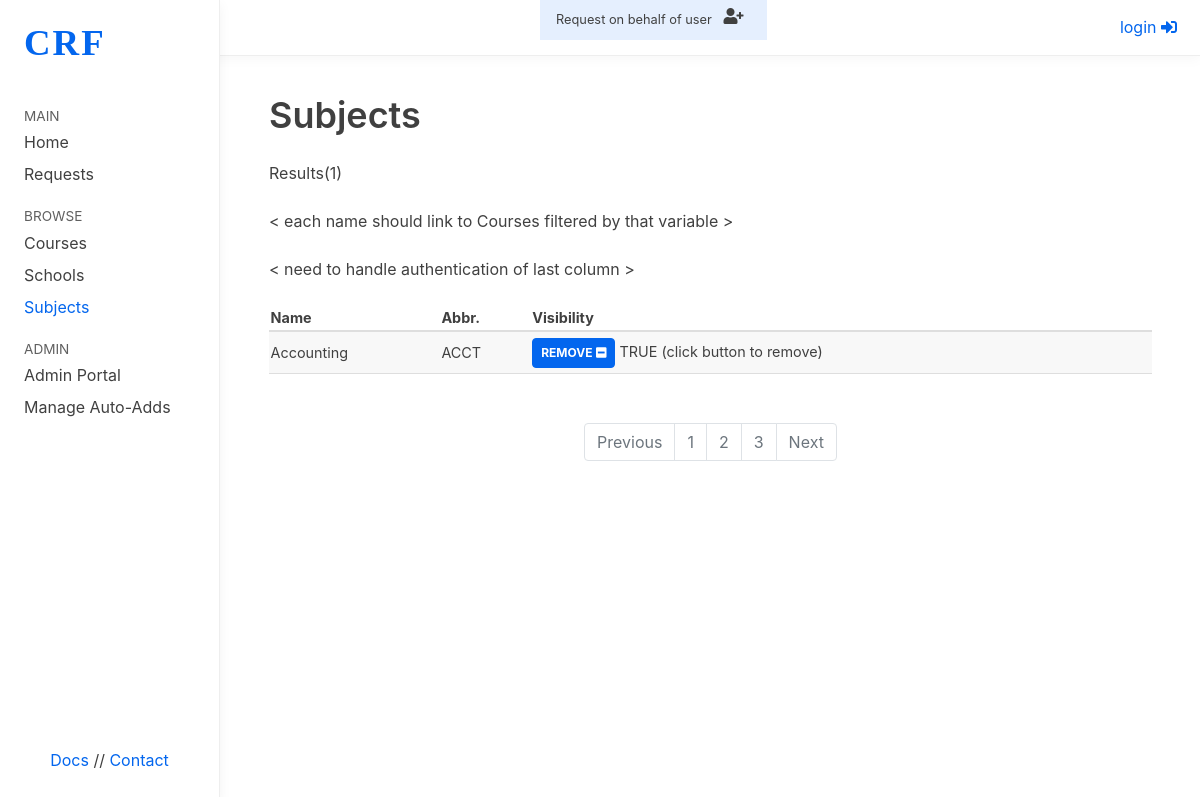
Before: /subjects/ with the older database file.
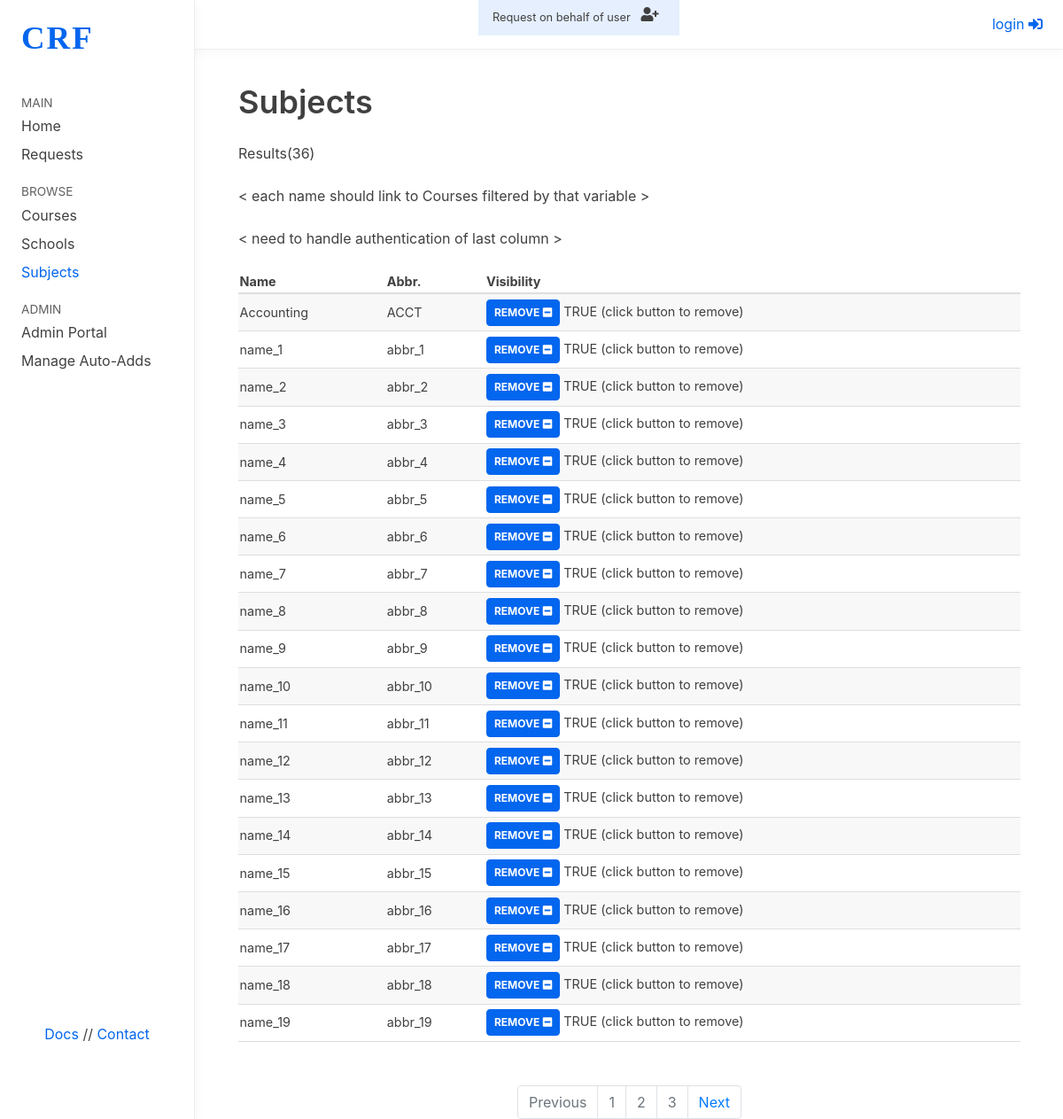
After: the same page with the newer database file.
### course/models.py (models this page shows, shortened)
class Subject(models.Model):
    name = models.CharField(max_length=50, unique=True)
    abbreviation = models.CharField(max_length=10,unique=True)
    visible = models.BooleanField(default=True)

### course/views.py (the view)
# urls.py: path('subjects/', views.SubjectViewSet.as_view({'get':'list'},renderer_classes=[renderers.TemplateHTMLRenderer]), name='UI-subject-list'),
class SubjectViewSet(viewsets.ModelViewSet):
    queryset = Subject.objects.all()
    serializer_class = SubjectSerializer
    def list(self, request, *args, **kwargs):
        print("ohhhhhhhhh")
        response = super(SubjectViewSet, self).list(request, *args, **kwargs)
        if request.accepted_renderer.format == 'html':
            print("SubjectViewSet HTML-UI")
            num_pages = -(-response.data['count']//10) # this should get 10 from settings.py
            response.data.update({'total_pages': num_pages})
            print("bye george(UI-subject-list)!\n",response.data)
            return Response({'data': response.data}, template_name='subjects_list.html')
        return response

### course/templates/subjects_list.html (shortened to what this page needs)
{% extends "base_generic.html" %}
{% block subjects %}active{% endblock %}
{% block content %}
<div class="medium-container">
  <h1> Subjects</h1>
  <p> Results({{ data.count }}) </p>
  <p> &lt each name should link to Courses filtered by that variable &gt </p>
<p> &lt need to handle authentication of last column &gt </p>
    <table class="striped-table">
      <thead>
        <tr>
          <th>Name</th>
          <th>Abbr.</th>
          <th>Visibility</th>
        </tr>
      </thead>
      <tbody>
        {% for request in data.results %}
        <tr>
          <td>{{request.name}}</td>
          <td>{{request.abbreviation}}</td>
          <td>
            <form action="/api/subjects/1/" data-method="PUT" enctype="multipart/form-data"  novalidate="">
                {% if request.visible == True %}
                <button type="submit" class="button" > <b>REMOVE</b> <i class="fas fa-minus-square"></i></button>
              TRUE (click button to remove)
                {% else %}
                <input type="hidden" name="visible" value="true">
                <button class="button" > <b>ADD</b> <i class="fas fa-plus-square"></i></button>
                FALSE (click button to add)
              {% endif %}
          </form>
          </td>
        </tr>
          {% endfor %}
      </tbody>
    </table>
  <nav aria-label="Page navigation example" style="padding-top:0px;">
    <ul class="pagination justify-content-center">
        {% if data.previous %}
      <li class="page-item">
        <a class="page-link" href="{{data.previous}}" tabindex="-1">Previous</a>
        {% else %}
      <li class="page-item disabled">
        <a class="page-link" href="" tabindex="-1">Previous</a>
        {% endif %}
      </li>
      <li class="page-item disabled"><a class="page-link" href="#">1</a></li>
      <li class="page-item disabled"><a class="page-link" href="#">2</a></li>
      <li class="page-item disabled"><a class="page-link" href="#">3</a></li>
      {% if data.next %}
      <li class="page-item">
        <a class="page-link" href={{data.next}}>Next</a>
      {% else %}
      <li class="page-item disabled">
        <a class="page-link" href="" tabindex="-1">Next</a>
      {% endif %}
    </li>
    </ul>
  </nav>
</div>
{% endblock %}

Changed rows visible on the page:
added Subject: name "name_1", abbreviation "abbr_1"
added Subject: name "name_2", abbreviation "abbr_2"
added Subject: name "name_3", abbreviation "abbr_3"
added Subject: name "name_4", abbreviation "abbr_4"
added Subject: name "name_5", abbreviation "abbr_5"
added Subject: name "name_6", abbreviation "abbr_6"
added Subject: name "name_7", abbreviation "abbr_7"
added Subject: name "name_8", abbreviation "abbr_8"
added Subject: name "name_9", abbreviation "abbr_9"
added Subject: name "name_10", abbreviation "abbr_10"
added Subject: name "name_11", abbreviation "abbr_11"
added Subject: name "name_12", abbreviation "abbr_12"
added Subject: name "name_13", abbreviation "abbr_13"
added Subject: name "name_14", abbreviation "abbr_14"
added Subject: name "name_15", abbreviation "abbr_15"
added Subject: name "name_16", abbreviation "abbr_16"
added Subject: name "name_17", abbreviation "abbr_17"
added Subject: name "name_18", abbreviation "abbr_18"
added Subject: name "name_19", abbreviation "abbr_19"
Other visible differences:
{{ data.count }}: "1" → "36"
new list line: "REMOVE TRUE (click button to remove)"
